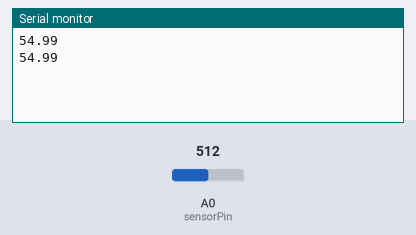
A sketch run on a simulated Arduino Uno, built with avr-gcc and run on an emulated ATmega328P. On the bench: the last lines printed to the serial monitor. The inputs (shaded band) are chosen by the test bench; at power-on: A0 (sensorPin) = 512.

Above: at 1.8 s.
1.9 s: A0 (sensorPin) set to 716
At 2.8 s:
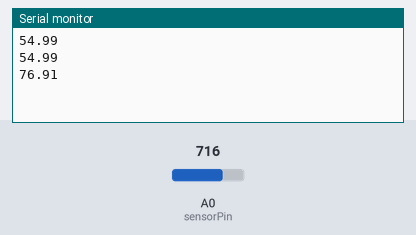
3.4 s: A0 (sensorPin) set to 900
At 4.8 s:
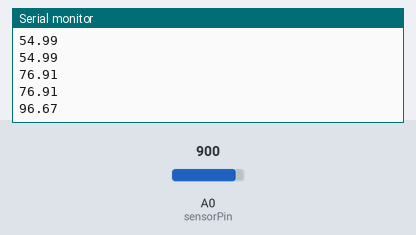
Timing chart, 0 to 6.4 s (numbered marks = the images above; inputs shaded):
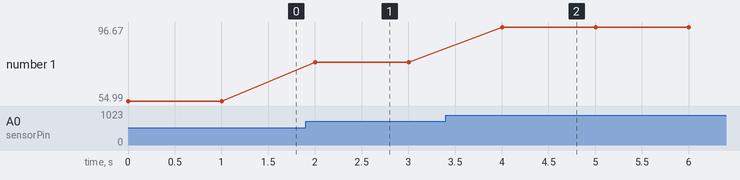

The sketch:

NTC_SICAKLIK.ino
```cpp
#define sensorPin A0

double sicaklik;

void setup() {
  Serial.begin(9600);

  analogReference(INTERNAL);
}

void loop() {
  int sicaklikVolt = analogRead(sensorPin);
  float sicaklikC = sicaklikC = sicaklikVolt / 9.31;
  Serial.println(sicaklikC);
  delay(1000);
}
```

Measured:
- after the input at 1.9 s, the serial monitor: prints a new line after 0.10 s (image 1)
- after the input at 3.4 s, the serial monitor: prints a new line after 0.60 s (image 2)
- plotted number 1: 54.99 → 76.91 after the input at 1.9 s, 76.91 → 96.67 after the input at 3.4 s
